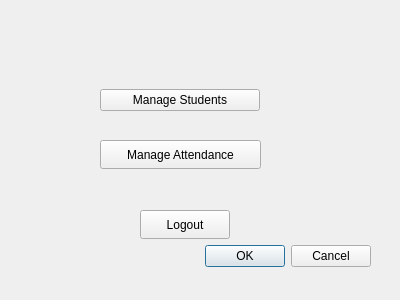
<?xml version="1.0" encoding="UTF-8"?>
<ui version="4.0">
 <class>AdminDashboard</class>
 <widget class="QDialog" name="AdminDashboard">
  <property name="geometry">
   <rect>
    <x>0</x>
    <y>0</y>
    <width>400</width>
    <height>300</height>
   </rect>
  </property>
  <property name="windowTitle">
   <string>Dialog</string>
  </property>
  <widget class="QDialogButtonBox" name="buttonBox">
   <property name="geometry">
    <rect>
     <x>30</x>
     <y>240</y>
     <width>341</width>
     <height>32</height>
    </rect>
   </property>
   <property name="orientation">
    <enum>Qt::Orientation::Horizontal</enum>
   </property>
   <property name="standardButtons">
    <set>QDialogButtonBox::StandardButton::Cancel|QDialogButtonBox::StandardButton::Ok</set>
   </property>
  </widget>
  <widget class="QWidget" name="verticalLayoutWidget">
   <property name="geometry">
    <rect>
     <x>100</x>
     <y>60</y>
     <width>160</width>
     <height>80</height>
    </rect>
   </property>
   <layout class="QVBoxLayout" name="verticalLayout">
    <item>
     <widget class="QPushButton" name="manageStudentsButton">
      <property name="text">
       <string>Manage Students</string>
      </property>
     </widget>
    </item>
   </layout>
  </widget>
  <widget class="QPushButton" name="manageAttendanceButton">
   <property name="geometry">
    <rect>
     <x>100</x>
     <y>140</y>
     <width>161</width>
     <height>29</height>
    </rect>
   </property>
   <property name="text">
    <string>Manage Attendance</string>
   </property>
  </widget>
  <widget class="QPushButton" name="logoutButton">
   <property name="geometry">
    <rect>
     <x>140</x>
     <y>210</y>
     <width>90</width>
     <height>29</height>
    </rect>
   </property>
   <property name="text">
    <string>Logout</string>
   </property>
  </widget>
 </widget>
 <resources/>
 <connections>
  <connection>
   <sender>buttonBox</sender>
   <signal>accepted()</signal>
   <receiver>AdminDashboard</receiver>
   <slot>accept()</slot>
   <hints>
    <hint type="sourcelabel">
     <x>248</x>
     <y>254</y>
    </hint>
    <hint type="destinationlabel">
     <x>157</x>
     <y>274</y>
    </hint>
   </hints>
  </connection>
  <connection>
   <sender>buttonBox</sender>
   <signal>rejected()</signal>
   <receiver>AdminDashboard</receiver>
   <slot>reject()</slot>
   <hints>
    <hint type="sourcelabel">
     <x>316</x>
     <y>260</y>
    </hint>
    <hint type="destinationlabel">
     <x>286</x>
     <y>274</y>
    </hint>
   </hints>
  </connection>
 </connections>
</ui>
